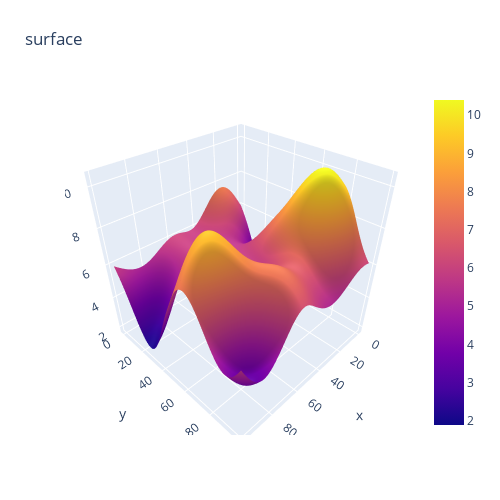

Write notebook code for a chart like this one.
### Code cell
import plotly.graph_objects as go
n, m = 100, 100
# ng = lambda i, j: noise_generator([i/n, j/m]) * 10 + 6
noise = [[ng([i/n, j/n]) for j in range(n)] for i in range(n)]

fig = go.Figure(data=[
    go.Surface(z=noise)
    ])
fig.update_layout(title='surface', autosize=False,
                  width=500, height=500,
                  margin=dict(l=65, r=50, b=65, t=90))

fig.show()

### Figure 1 — Plotly figure (JSON) as saved in the notebook; plotly's stock layout.template omitted (floating-point values rounded to 4 significant figures; data arrays with more than 128 entries replaced by an {"elided": "..."} marker saying what was removed)
{"data": [{"type": "surface", "z": {"elided": "100x100 float values"}}], "layout": {"autosize": false, "height": 500, "margin": {"b": 65, "l": 65, "r": 50, "t": 90}, "title": {"text": "surface"}, "width": 500}}
